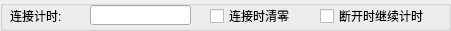
      <widget class="QGroupBox" name="groupBox_Connection_Timer_Box">
       <property name="geometry">
        <rect>
         <x>530</x>
         <y>10</y>
         <width>451</width>
         <height>31</height>
        </rect>
       </property>
       <property name="title">
        <string/>
       </property>
       <widget class="QLabel" name="label_Unit_Number_2">
        <property name="geometry">
         <rect>
          <x>10</x>
          <y>10</y>
          <width>54</width>
          <height>12</height>
         </rect>
        </property>
        <property name="text">
         <string>连接计时:</string>
        </property>
       </widget>
       <widget class="QLineEdit" name="lineEdit_2">
        <property name="geometry">
         <rect>
          <x>90</x>
          <y>5</y>
          <width>101</width>
          <height>20</height>
         </rect>
        </property>
       </widget>
       <widget class="QCheckBox" name="checkBox_Reset_when_connecting">
        <property name="geometry">
         <rect>
          <x>210</x>
          <y>8</y>
          <width>81</width>
          <height>16</height>
         </rect>
        </property>
        <property name="text">
         <string>连接时清零</string>
        </property>
       </widget>
       <widget class="QCheckBox" name="checkBox_Continue_counting_time_when_disconnected">
        <property name="geometry">
         <rect>
          <x>320</x>
          <y>8</y>
          <width>111</width>
          <height>16</height>
         </rect>
        </property>
        <property name="text">
         <string>断开时继续计时</string>
        </property>
       </widget>
      </widget>
